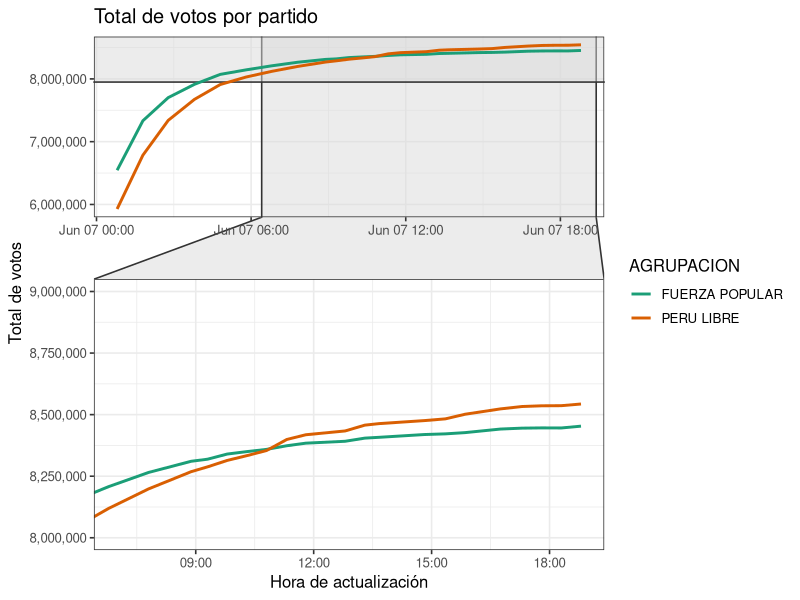
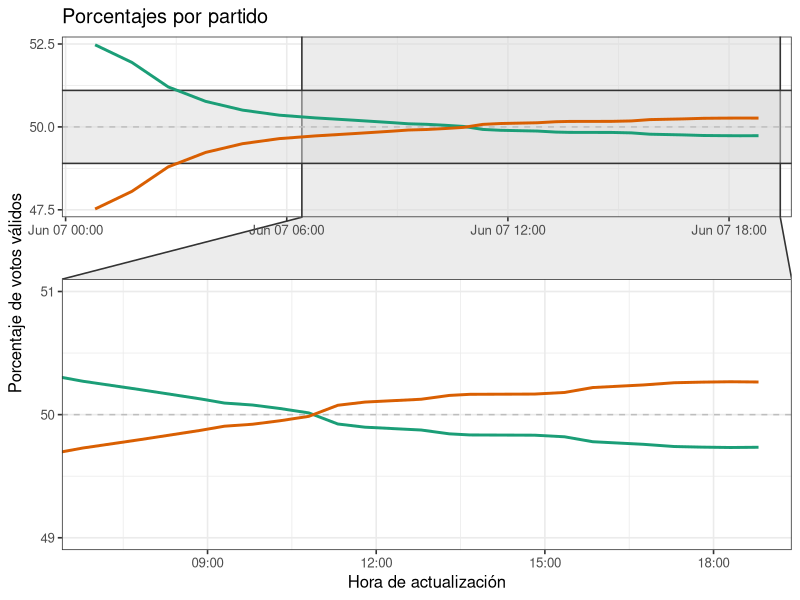
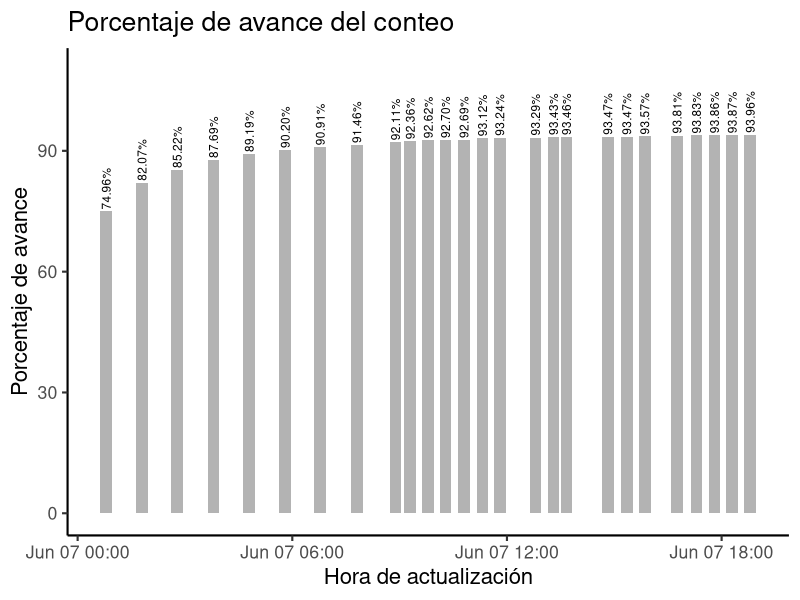

Recreate these plots in R, in order.
library(tidyverse)
#library(patchwork)
library(ggforce)
library(grid)
library(gridExtra)

resultados_df <- read_csv(
  "datos/generales/votacion-general-resultados.csv",
  col_types = cols(
    C_CODI_AGRUPOL = col_character(),
    AGRUPACION = col_character(),
    TOTAL_VOTOS = col_double(),
    NLISTA = col_double(),
    POR_VALIDOS = col_double(),
    POR_EMITIDOS = col_double(),
    NOMBREe_CANDIDATO = col_character(),
    updated = col_datetime(format = ""),
    avance = col_double()
  )
) %>%
  mutate( # conbertir a la tz de Peru
    updated = lubridate::as_datetime(updated, tz = "America/Lima")
  ) %>%
  mutate(
    AGRUPACION = if_else( # Simplificar para legibilidad en el gráfico
      AGRUPACION == "PARTIDO POLITICO NACIONAL PERU LIBRE",
      "PERU LIBRE",
      AGRUPACION
    )
  )

last_update <- max(resultados_df$updated)

p1 <- ggplot(
  resultados_df,
  aes(x = updated, y = TOTAL_VOTOS, group = AGRUPACION, color = AGRUPACION)
) +
  geom_line(size = 1) +
  scale_y_continuous(labels = scales::comma) +
  scale_color_brewer(palette = "Dark2") +
  labs(
    y = "Total de votos",
    x = "Hora de actualización",
    title = "Total de votos por partido"
  ) +
  theme_bw(12) +
  theme(
    legend.position = "right"
  ) +
  facet_zoom(
    ylim = c(8e6, 9e6),
    xlim = c(lubridate::ymd_hms("2021-06-07 07:00:00", tz = "America/Lima"),
             last_update),
    split = FALSE,
    shrink = TRUE,
    zoom.size = 1.5,
    horizontal = FALSE
  )

p2 <- ggplot(
  resultados_df,
  aes(x = updated, y = POR_VALIDOS, group = AGRUPACION, color = AGRUPACION)
) +
  geom_hline(yintercept = 50, linetype = "dashed", color = "grey") +
  geom_line(size = 1) +
  scale_color_brewer(palette = "Dark2") +
  scale_y_continuous(n.breaks = 3) +
  labs(
    y = "Porcentaje de votos válidos",
    x = "Hora de actualización",
    title = "Porcentajes por partido"
  ) +
  theme_bw(12) +
  theme(
    legend.position = "none"
  ) +
  facet_zoom(
    xlim = c(lubridate::ymd_hms("2021-06-07 07:00:00", tz = "America/Lima"),
             last_update),
    ylim = c(49, 51),
    split = FALSE,
    shrink = TRUE,
    zoom.size = 1.5,
    horizontal = FALSE
  )


p3 <- ggplot(
  resultados_df %>% select(updated, avance) %>% distinct(),
  aes(x = updated, y = avance)
) +
  geom_col(fill = "gray70") +
  geom_text(aes(label = sprintf("%.2f%%", avance)),
            hjust = 0, nudge_y = .5, angle = 90, size = 3) +
  scale_y_continuous(limits = c(0, 110)) +
  labs(
    y = "Porcentaje de avance",
    x = "Hora de actualización",
    title = "Porcentaje de avance del conteo"
  ) +
  theme_classic(16) +
  theme(
    plot.caption = element_text(family = "Inconsolata")
  )

layout <- rbind(
  c(1, 1, 1, 1, 2, 2, 2),
  c(1, 1, 1, 1, 2, 2, 2),
  c(1, 1, 1, 1, 2, 2, 2),
  c(1, 1, 1, 1, 2, 2, 2),
  c(1, 1, 1, 1, 2, 2, 2),
  c(1, 1, 1, 1, 2, 2, 2),
  c(3, 3, 3, 3, 3, 3, 3),
  c(3, 3, 3, 3, 3, 3, 3),
  c(3, 3, 3, 3, 3, 3, 3)
)

pcomb <- gridExtra::arrangeGrob(
  p1, p2, p3,
  layout_matrix = layout,
  top = textGrob("Perú: Elecciones Presidenciales 2021, Segunda vuelta",
                 gp = gpar(fontsize = 32, fontface = "bold")),
  bottom = textGrob(glue::glue("@jmcastagnetto, Jesus M. Castagnetto // Gráfico actualizado {lubridate::now(tzone = 'America/Lima')} (PET) // Fuente: ONPE"),
                    gp = gpar(fontsize = 14, fontfamily = "Inconsolata"))
)

# patchwork and facet_zoom do not play well together
# pcomb <- (gridExtra::arrangeGrob(p1, p2) / p3) +
#   plot_layout(heights = c(2, 1)) +
#   plot_annotation(
#     title = "Perú: Elecciones Presidenciales 2021, Segunda vuelta",
#     caption = glue::glue("@jmcastagnetto, Jesus M. Castagnetto // Gráfico actualizado {lubridate::now(tzone = 'America/Lima')} (PET) // Fuente: ONPE")) &
#   theme(
#     plot.title = element_text(size = 28),
#     plot.caption = element_text(family = "Inconsolata", size = 16)
#   )
# pcomb

ggsave(
  plot = pcomb,
  filename = "plots/resultados-generales-votacion-presidencial.png",
  width = 14,
  height = 12

)
